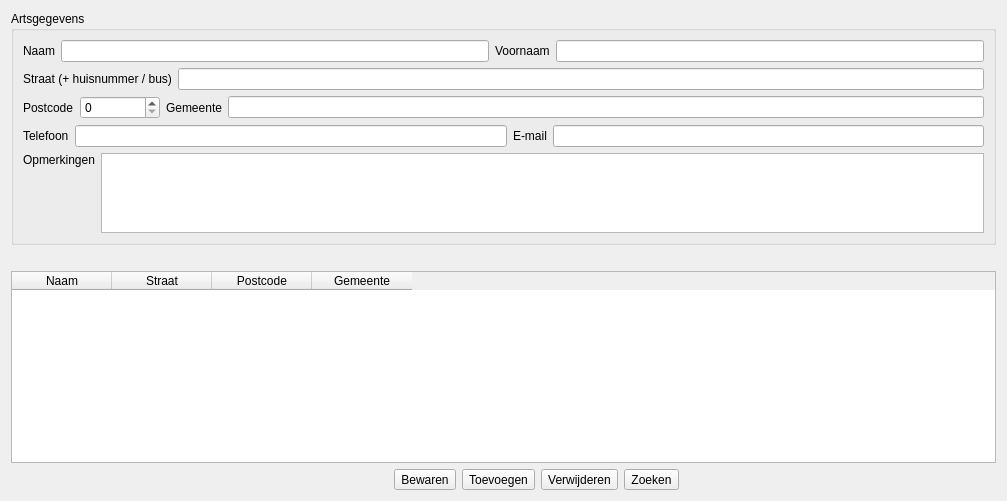
      <widget class="QWidget" name="tabNko" >
       <attribute name="title" >
        <string>Artsen</string>
       </attribute>
       <layout class="QGridLayout" name="gridLayout_10" >
        <item row="0" column="0" >
         <widget class="QGroupBox" name="groupBoxKlant_2" >
          <property name="sizePolicy" >
           <sizepolicy vsizetype="Preferred" hsizetype="Expanding" >
            <horstretch>0</horstretch>
            <verstretch>0</verstretch>
           </sizepolicy>
          </property>
          <property name="title" >
           <string>Artsgegevens</string>
          </property>
          <layout class="QGridLayout" name="gridLayout_9" >
           <item row="0" column="0" >
            <layout class="QHBoxLayout" name="horizontalLayout_11" >
             <item>
              <widget class="QLabel" name="label_33" >
               <property name="text" >
                <string>Naam</string>
               </property>
              </widget>
             </item>
             <item>
              <widget class="QLineEdit" name="lineEdit_21" />
             </item>
             <item>
              <widget class="QLabel" name="label_34" >
               <property name="text" >
                <string>Voornaam</string>
               </property>
              </widget>
             </item>
             <item>
              <widget class="QLineEdit" name="lineEdit_22" >
               <property name="sizePolicy" >
                <sizepolicy vsizetype="Fixed" hsizetype="Expanding" >
                 <horstretch>0</horstretch>
                 <verstretch>0</verstretch>
                </sizepolicy>
               </property>
              </widget>
             </item>
            </layout>
           </item>
           <item row="1" column="0" >
            <layout class="QHBoxLayout" name="horizontalLayout_12" >
             <item>
              <widget class="QLabel" name="label_35" >
               <property name="text" >
                <string>Straat (+ huisnummer / bus)</string>
               </property>
              </widget>
             </item>
             <item>
              <widget class="QLineEdit" name="lineEdit_23" />
             </item>
            </layout>
           </item>
           <item row="2" column="0" >
            <layout class="QHBoxLayout" name="horizontalLayout_13" >
             <item>
              <widget class="QLabel" name="label_36" >
               <property name="text" >
                <string>Postcode</string>
               </property>
              </widget>
             </item>
             <item>
              <widget class="QSpinBox" name="spinBox_2" >
               <property name="sizePolicy" >
                <sizepolicy vsizetype="Fixed" hsizetype="Preferred" >
                 <horstretch>0</horstretch>
                 <verstretch>0</verstretch>
                </sizepolicy>
               </property>
               <property name="minimumSize" >
                <size>
                 <width>80</width>
                 <height>0</height>
                </size>
               </property>
              </widget>
             </item>
             <item>
              <widget class="QLabel" name="label_37" >
               <property name="text" >
                <string>Gemeente</string>
               </property>
              </widget>
             </item>
             <item>
              <widget class="QLineEdit" name="lineEdit_24" />
             </item>
            </layout>
           </item>
           <item row="3" column="0" >
            <layout class="QHBoxLayout" name="horizontalLayout_14" >
             <item>
              <widget class="QLabel" name="label_38" >
               <property name="text" >
                <string>Telefoon</string>
               </property>
              </widget>
             </item>
             <item>
              <widget class="QLineEdit" name="lineEdit_25" />
             </item>
             <item>
              <widget class="QLabel" name="label_39" >
               <property name="text" >
                <string>E-mail</string>
               </property>
              </widget>
             </item>
             <item>
              <widget class="QLineEdit" name="lineEdit_28" />
             </item>
            </layout>
           </item>
           <item row="4" column="0" >
            <layout class="QHBoxLayout" name="horizontalLayout_17" >
             <item>
              <widget class="QLabel" name="label_43" >
               <property name="text" >
                <string>Opmerkingen</string>
               </property>
               <property name="alignment" >
                <set>Qt::AlignLeading|Qt::AlignLeft|Qt::AlignTop</set>
               </property>
              </widget>
             </item>
             <item>
              <widget class="QTextEdit" name="textEdit_2" >
               <property name="sizePolicy" >
                <sizepolicy vsizetype="Preferred" hsizetype="Expanding" >
                 <horstretch>0</horstretch>
                 <verstretch>0</verstretch>
                </sizepolicy>
               </property>
               <property name="maximumSize" >
                <size>
                 <width>16777215</width>
                 <height>80</height>
                </size>
               </property>
              </widget>
             </item>
            </layout>
           </item>
          </layout>
         </widget>
        </item>
        <item row="1" column="0" >
         <spacer name="verticalSpacer_2" >
          <property name="orientation" >
           <enum>Qt::Vertical</enum>
          </property>
          <property name="sizeType" >
           <enum>QSizePolicy::Fixed</enum>
          </property>
          <property name="sizeHint" stdset="0" >
           <size>
            <width>827</width>
            <height>20</height>
           </size>
          </property>
         </spacer>
        </item>
        <item row="2" column="0" >
         <widget class="QTableWidget" name="tableWidget_2" >
          <property name="columnCount" >
           <number>4</number>
          </property>
          <column>
           <property name="text" >
            <string>Naam</string>
           </property>
          </column>
          <column>
           <property name="text" >
            <string>Straat</string>
           </property>
          </column>
          <column>
           <property name="text" >
            <string>Postcode</string>
           </property>
          </column>
          <column>
           <property name="text" >
            <string>Gemeente</string>
           </property>
          </column>
         </widget>
        </item>
        <item row="3" column="0" >
         <layout class="QHBoxLayout" name="horizontalLayout_18" >
          <item>
           <spacer name="horizontalSpacer3" >
            <property name="orientation" >
             <enum>Qt::Horizontal</enum>
            </property>
            <property name="sizeHint" stdset="0" >
             <size>
              <width>383</width>
              <height>20</height>
             </size>
            </property>
           </spacer>
          </item>
          <item>
           <widget class="QToolButton" name="toolButton_5" >
            <property name="text" >
             <string>Bewaren</string>
            </property>
            <property name="icon" >
             <iconset>
              <normalon>:/icons/filesave-64.png</normalon>
             </iconset>
            </property>
           </widget>
          </item>
          <item>
           <widget class="QToolButton" name="toolButton_6" >
            <property name="text" >
             <string>Toevoegen</string>
            </property>
            <property name="icon" >
             <iconset>
              <normalon>:/icons/edit_add-64.png</normalon>
             </iconset>
            </property>
           </widget>
          </item>
          <item>
           <widget class="QToolButton" name="toolButton_7" >
            <property name="text" >
             <string>Verwijderen</string>
            </property>
            <property name="icon" >
             <iconset>
              <normalon>:/icons/edit_remove-64.png</normalon>
             </iconset>
            </property>
           </widget>
          </item>
          <item>
           <widget class="QToolButton" name="toolButton_8" >
            <property name="text" >
             <string>Zoeken</string>
            </property>
            <property name="icon" >
             <iconset>
              <normalon>:/icons/mail_find-64.png</normalon>
             </iconset>
            </property>
           </widget>
          </item>
          <item>
           <spacer name="horizontalSpacer_4" >
            <property name="orientation" >
             <enum>Qt::Horizontal</enum>
            </property>
            <property name="sizeHint" stdset="0" >
             <size>
              <width>317</width>
              <height>20</height>
             </size>
            </property>
           </spacer>
          </item>
         </layout>
        </item>
       </layout>
      </widget>
